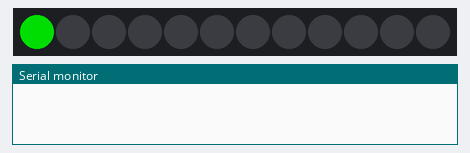
A sketch run on a simulated ESP32-C3. Shown: 12 RGB LEDs in strip order, left to right, the last lines printed to the serial monitor. Dim RGB values are drawn brighter than linear; WiFi joins after 1.5 s; servers stay silent unless stated; the local clock reads 2024-03-15 10:24:30 at power-on unless the sketch sets it.

Above: at 0.1 s.
At 2.6 s:
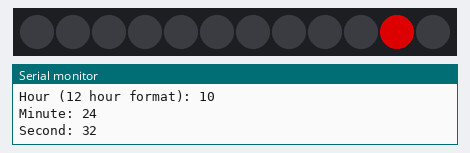

The sketch:

lab2.tnt.serv.ino
```cpp
#include <WiFiManager.h>
#include "time.h"
#include <Adafruit_NeoPixel.h>
#define NUMPIXELS 12
#define PIN 6   // build-in LED - 7, RGB LED ring - 6
Adafruit_NeoPixel pixels(NUMPIXELS, PIN, NEO_GRB + NEO_KHZ800);
const char* ntpServer = "pool.ntp.org";
const long  gmtOffset_sec = 0;
const int   daylightOffset_sec = 3600;

void setup(){
    WiFi.mode(WIFI_STA);
    Serial.begin(115200);
    pixels.begin();
    pixels.setPixelColor(0, pixels.Color(0, 150, 0));
    pixels.show();
    WiFiManager wm;
    // wm.resetSettings();
    bool res;
    res = wm.autoConnect("ESP32C3AP",NULL); // password protected ap
    if(!res) {
        Serial.println("Failed to connect");
        // ESP.restart();
    }
    else {
        //if you get here you have connected to the WiFi
        Serial.println("connected...yeey :)");
    }

  // Init and get the time
  configTime(gmtOffset_sec, daylightOffset_sec, ntpServer);
  printLocalTime();

  //disconnect WiFi as it's no longer needed
  WiFi.disconnect(true);
  WiFi.mode(WIFI_OFF);
  for(int i=0;i<12;i++)pixels.setPixelColor(i, pixels.Color(0, 0, 0));
  pixels.show();
}

void loop(){
  delay(1000);
  printLocalTime();
}

/*
 * The tm structure contains a calendar date and time broken down into its components:

    tm_sec: seconds after the minute;
    tm_min: minutes after the hour;
    tm_hour: hours since midnight;
    tm_mday: day of the month;
    tm_year: years since 1900;
    tm_wday: days since Sunday;
    tm_yday: days since January 1;
    tm_isdst: Daylight Saving Time flag;
 */

void printLocalTime(){
  struct tm timeinfo;
  if(!getLocalTime(&timeinfo)){
    Serial.println("Failed to obtain time");
    return;
  }
  Serial.println(&timeinfo, "%A, %B %d %Y %H:%M:%S");
  Serial.print("Day of week: ");
  Serial.println(&timeinfo, "%A");
  Serial.print("Month: ");
  Serial.println(&timeinfo, "%B");
  Serial.print("Day of Month: ");
  Serial.println(&timeinfo, "%d");
  Serial.print("Year: ");
  Serial.println(&timeinfo, "%Y");
  Serial.print("Hour: ");
  Serial.println(&timeinfo, "%H");
  Serial.print("Hour (12 hour format): ");
  Serial.println(&timeinfo, "%I");
  pixels.setPixelColor(timeinfo.tm_hour, pixels.Color(150, 0, 0));
  pixels.show();
  Serial.print("Minute: ");
  Serial.println(&timeinfo, "%M");
  Serial.print("Second: ");
  Serial.println(&timeinfo, "%S");
  Serial.println();
}
```
